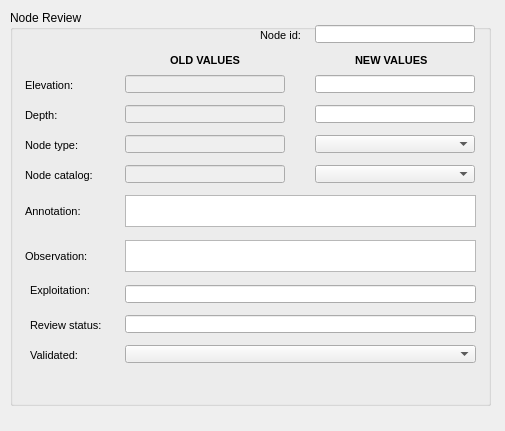
<?xml version="1.0" encoding="UTF-8"?>
<ui version="4.0">
 <class>review_audit_node</class>
 <widget class="QDialog" name="review_audit_node">
  <property name="geometry">
   <rect>
    <x>0</x>
    <y>0</y>
    <width>505</width>
    <height>431</height>
   </rect>
  </property>
  <property name="windowTitle">
   <string>Review audit node</string>
  </property>
  <widget class="QGroupBox" name="groupBox">
   <property name="geometry">
    <rect>
     <x>10</x>
     <y>10</y>
     <width>481</width>
     <height>396</height>
    </rect>
   </property>
   <property name="title">
    <string>Node Review</string>
   </property>
   <widget class="QLineEdit" name="node_id">
    <property name="enabled">
     <bool>true</bool>
    </property>
    <property name="geometry">
     <rect>
      <x>305</x>
      <y>15</y>
      <width>160</width>
      <height>18</height>
     </rect>
    </property>
    <property name="font">
     <font>
      <family>Arial</family>
      <italic>false</italic>
     </font>
    </property>
    <property name="text">
     <string/>
    </property>
    <property name="maxLength">
     <number>500</number>
    </property>
    <property name="echoMode">
     <enum>QLineEdit::Normal</enum>
    </property>
   </widget>
   <widget class="QLabel" name="id_label">
    <property name="geometry">
     <rect>
      <x>250</x>
      <y>15</y>
      <width>51</width>
      <height>21</height>
     </rect>
    </property>
    <property name="font">
     <font>
      <family>Arial</family>
      <pointsize>8</pointsize>
      <weight>50</weight>
      <bold>false</bold>
     </font>
    </property>
    <property name="text">
     <string>Node id:</string>
    </property>
   </widget>
   <widget class="QLabel" name="old_values">
    <property name="geometry">
     <rect>
      <x>160</x>
      <y>40</y>
      <width>91</width>
      <height>21</height>
     </rect>
    </property>
    <property name="font">
     <font>
      <family>Arial</family>
      <pointsize>8</pointsize>
      <weight>75</weight>
      <bold>true</bold>
     </font>
    </property>
    <property name="text">
     <string>OLD VALUES</string>
    </property>
   </widget>
   <widget class="QLabel" name="new_values">
    <property name="geometry">
     <rect>
      <x>345</x>
      <y>40</y>
      <width>91</width>
      <height>21</height>
     </rect>
    </property>
    <property name="font">
     <font>
      <family>Arial</family>
      <pointsize>8</pointsize>
      <weight>75</weight>
      <bold>true</bold>
     </font>
    </property>
    <property name="text">
     <string>NEW VALUES</string>
    </property>
   </widget>
   <widget class="QLabel" name="label_annotation">
    <property name="geometry">
     <rect>
      <x>15</x>
      <y>190</y>
      <width>91</width>
      <height>22</height>
     </rect>
    </property>
    <property name="font">
     <font>
      <pointsize>8</pointsize>
     </font>
    </property>
    <property name="frameShape">
     <enum>QFrame::NoFrame</enum>
    </property>
    <property name="frameShadow">
     <enum>QFrame::Plain</enum>
    </property>
    <property name="text">
     <string>Annotation:</string>
    </property>
    <property name="textFormat">
     <enum>Qt::AutoText</enum>
    </property>
    <property name="scaledContents">
     <bool>false</bool>
    </property>
    <property name="alignment">
     <set>Qt::AlignLeading|Qt::AlignLeft|Qt::AlignVCenter</set>
    </property>
    <property name="margin">
     <number>3</number>
    </property>
   </widget>
   <widget class="QTextEdit" name="annotation">
    <property name="geometry">
     <rect>
      <x>115</x>
      <y>185</y>
      <width>351</width>
      <height>32</height>
     </rect>
    </property>
    <property name="frameShape">
     <enum>QFrame::StyledPanel</enum>
    </property>
    <property name="frameShadow">
     <enum>QFrame::Raised</enum>
    </property>
   </widget>
   <widget class="QLabel" name="label_observ">
    <property name="geometry">
     <rect>
      <x>15</x>
      <y>235</y>
      <width>90</width>
      <height>22</height>
     </rect>
    </property>
    <property name="font">
     <font>
      <pointsize>8</pointsize>
     </font>
    </property>
    <property name="frameShape">
     <enum>QFrame::NoFrame</enum>
    </property>
    <property name="frameShadow">
     <enum>QFrame::Plain</enum>
    </property>
    <property name="text">
     <string>Observation:</string>
    </property>
    <property name="textFormat">
     <enum>Qt::AutoText</enum>
    </property>
    <property name="scaledContents">
     <bool>false</bool>
    </property>
    <property name="alignment">
     <set>Qt::AlignLeading|Qt::AlignLeft|Qt::AlignVCenter</set>
    </property>
    <property name="margin">
     <number>3</number>
    </property>
   </widget>
   <widget class="QTextEdit" name="observ">
    <property name="geometry">
     <rect>
      <x>115</x>
      <y>230</y>
      <width>351</width>
      <height>32</height>
     </rect>
    </property>
   </widget>
   <widget class="QLabel" name="label_exploitation">
    <property name="geometry">
     <rect>
      <x>20</x>
      <y>270</y>
      <width>71</width>
      <height>21</height>
     </rect>
    </property>
    <property name="font">
     <font>
      <family>Arial</family>
      <pointsize>8</pointsize>
      <weight>50</weight>
      <bold>false</bold>
     </font>
    </property>
    <property name="text">
     <string>Exploitation: </string>
    </property>
   </widget>
   <widget class="QLineEdit" name="old_depth">
    <property name="enabled">
     <bool>false</bool>
    </property>
    <property name="geometry">
     <rect>
      <x>115</x>
      <y>95</y>
      <width>160</width>
      <height>18</height>
     </rect>
    </property>
    <property name="styleSheet">
     <string notr="true"/>
    </property>
   </widget>
   <widget class="QLabel" name="label_depth">
    <property name="geometry">
     <rect>
      <x>15</x>
      <y>95</y>
      <width>91</width>
      <height>21</height>
     </rect>
    </property>
    <property name="font">
     <font>
      <family>Arial</family>
      <pointsize>8</pointsize>
      <weight>50</weight>
      <bold>false</bold>
     </font>
    </property>
    <property name="text">
     <string>Depth:</string>
    </property>
   </widget>
   <widget class="QLineEdit" name="old_elevation">
    <property name="enabled">
     <bool>false</bool>
    </property>
    <property name="geometry">
     <rect>
      <x>115</x>
      <y>65</y>
      <width>160</width>
      <height>18</height>
     </rect>
    </property>
    <property name="styleSheet">
     <string notr="true"/>
    </property>
   </widget>
   <widget class="QLabel" name="label_elevation">
    <property name="geometry">
     <rect>
      <x>15</x>
      <y>65</y>
      <width>91</width>
      <height>21</height>
     </rect>
    </property>
    <property name="font">
     <font>
      <family>Arial</family>
      <pointsize>8</pointsize>
      <weight>50</weight>
      <bold>false</bold>
     </font>
    </property>
    <property name="text">
     <string>Elevation:</string>
    </property>
   </widget>
   <widget class="QLineEdit" name="new_depth">
    <property name="geometry">
     <rect>
      <x>305</x>
      <y>95</y>
      <width>160</width>
      <height>18</height>
     </rect>
    </property>
    <property name="styleSheet">
     <string notr="true"/>
    </property>
   </widget>
   <widget class="QLineEdit" name="new_elevation">
    <property name="geometry">
     <rect>
      <x>305</x>
      <y>65</y>
      <width>160</width>
      <height>18</height>
     </rect>
    </property>
    <property name="styleSheet">
     <string notr="true"/>
    </property>
   </widget>
  </widget>
  <widget class="QLabel" name="label_node_catalog">
   <property name="geometry">
    <rect>
     <x>25</x>
     <y>165</y>
     <width>91</width>
     <height>21</height>
    </rect>
   </property>
   <property name="font">
    <font>
     <family>Arial</family>
     <pointsize>8</pointsize>
     <weight>50</weight>
     <bold>false</bold>
    </font>
   </property>
   <property name="text">
    <string>Node catalog:</string>
   </property>
  </widget>
  <widget class="QComboBox" name="new_nodecat_id">
   <property name="geometry">
    <rect>
     <x>315</x>
     <y>165</y>
     <width>160</width>
     <height>18</height>
    </rect>
   </property>
   <property name="frame">
    <bool>true</bool>
   </property>
  </widget>
  <widget class="QLineEdit" name="expl_id">
   <property name="geometry">
    <rect>
     <x>125</x>
     <y>285</y>
     <width>351</width>
     <height>18</height>
    </rect>
   </property>
   <property name="styleSheet">
    <string notr="true"/>
   </property>
  </widget>
  <widget class="QLineEdit" name="review_status_id">
   <property name="geometry">
    <rect>
     <x>125</x>
     <y>315</y>
     <width>351</width>
     <height>18</height>
    </rect>
   </property>
   <property name="styleSheet">
    <string notr="true"/>
   </property>
  </widget>
  <widget class="QLabel" name="label_review_status">
   <property name="geometry">
    <rect>
     <x>30</x>
     <y>315</y>
     <width>86</width>
     <height>21</height>
    </rect>
   </property>
   <property name="font">
    <font>
     <family>Arial</family>
     <pointsize>8</pointsize>
     <weight>50</weight>
     <bold>false</bold>
    </font>
   </property>
   <property name="text">
    <string>Review status:</string>
   </property>
  </widget>
  <widget class="QComboBox" name="is_validated">
   <property name="geometry">
    <rect>
     <x>125</x>
     <y>345</y>
     <width>351</width>
     <height>18</height>
    </rect>
   </property>
   <property name="frame">
    <bool>true</bool>
   </property>
  </widget>
  <widget class="QLabel" name="label_review_status_2">
   <property name="geometry">
    <rect>
     <x>30</x>
     <y>345</y>
     <width>51</width>
     <height>21</height>
    </rect>
   </property>
   <property name="font">
    <font>
     <family>Arial</family>
     <pointsize>8</pointsize>
     <weight>50</weight>
     <bold>false</bold>
    </font>
   </property>
   <property name="text">
    <string>Validated:</string>
   </property>
  </widget>
  <widget class="QComboBox" name="new_nodetype_id">
   <property name="geometry">
    <rect>
     <x>315</x>
     <y>135</y>
     <width>160</width>
     <height>18</height>
    </rect>
   </property>
   <property name="frame">
    <bool>true</bool>
   </property>
  </widget>
  <widget class="QLabel" name="label_node_type">
   <property name="geometry">
    <rect>
     <x>25</x>
     <y>135</y>
     <width>91</width>
     <height>21</height>
    </rect>
   </property>
   <property name="font">
    <font>
     <family>Arial</family>
     <pointsize>8</pointsize>
     <weight>50</weight>
     <bold>false</bold>
    </font>
   </property>
   <property name="text">
    <string>Node type:</string>
   </property>
  </widget>
  <widget class="QLineEdit" name="old_nodetype_id">
   <property name="enabled">
    <bool>false</bool>
   </property>
   <property name="geometry">
    <rect>
     <x>125</x>
     <y>135</y>
     <width>160</width>
     <height>18</height>
    </rect>
   </property>
   <property name="styleSheet">
    <string notr="true"/>
   </property>
  </widget>
  <widget class="QLineEdit" name="old_nodecat_id">
   <property name="enabled">
    <bool>false</bool>
   </property>
   <property name="geometry">
    <rect>
     <x>125</x>
     <y>165</y>
     <width>160</width>
     <height>18</height>
    </rect>
   </property>
   <property name="styleSheet">
    <string notr="true"/>
   </property>
  </widget>
 </widget>
 <resources/>
 <connections/>
</ui>
